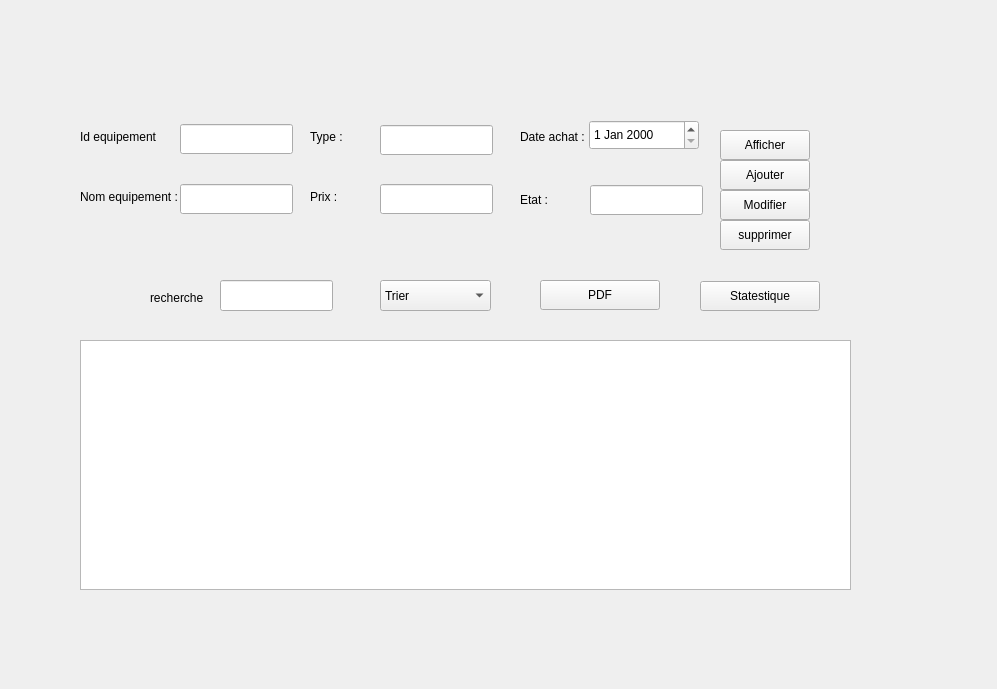
<?xml version="1.0" encoding="UTF-8"?>
<ui version="4.0">
 <class>gestion_equipement</class>
 <widget class="QWidget" name="gestion_equipement">
  <property name="geometry">
   <rect>
    <x>0</x>
    <y>0</y>
    <width>997</width>
    <height>689</height>
   </rect>
  </property>
  <property name="windowTitle">
   <string>Gestion Equipement</string>
  </property>
  <widget class="QLineEdit" name="lineEdit_id">
   <property name="geometry">
    <rect>
     <x>180</x>
     <y>124</y>
     <width>113</width>
     <height>30</height>
    </rect>
   </property>
  </widget>
  <widget class="QLineEdit" name="lineEdit_type">
   <property name="geometry">
    <rect>
     <x>380</x>
     <y>125</y>
     <width>113</width>
     <height>30</height>
    </rect>
   </property>
  </widget>
  <widget class="QLabel" name="label_3">
   <property name="geometry">
    <rect>
     <x>310</x>
     <y>130</y>
     <width>47</width>
     <height>14</height>
    </rect>
   </property>
   <property name="text">
    <string>Type :</string>
   </property>
  </widget>
  <widget class="QPushButton" name="pushButtonmodifier">
   <property name="geometry">
    <rect>
     <x>720</x>
     <y>190</y>
     <width>90</width>
     <height>30</height>
    </rect>
   </property>
   <property name="text">
    <string>Modifier</string>
   </property>
  </widget>
  <widget class="QPushButton" name="pushButtonsupprimer">
   <property name="geometry">
    <rect>
     <x>720</x>
     <y>220</y>
     <width>90</width>
     <height>30</height>
    </rect>
   </property>
   <property name="text">
    <string>supprimer</string>
   </property>
  </widget>
  <widget class="QLineEdit" name="lineEdit_etat">
   <property name="geometry">
    <rect>
     <x>590</x>
     <y>185</y>
     <width>113</width>
     <height>30</height>
    </rect>
   </property>
  </widget>
  <widget class="QLabel" name="label_2">
   <property name="geometry">
    <rect>
     <x>80</x>
     <y>190</y>
     <width>100</width>
     <height>14</height>
    </rect>
   </property>
   <property name="text">
    <string>Nom equipement :</string>
   </property>
  </widget>
  <widget class="QPushButton" name="pushButtonPDF">
   <property name="geometry">
    <rect>
     <x>540</x>
     <y>280</y>
     <width>120</width>
     <height>30</height>
    </rect>
   </property>
   <property name="text">
    <string>PDF</string>
   </property>
  </widget>
  <widget class="QLabel" name="label_4">
   <property name="geometry">
    <rect>
     <x>520</x>
     <y>130</y>
     <width>70</width>
     <height>14</height>
    </rect>
   </property>
   <property name="text">
    <string>Date achat :</string>
   </property>
  </widget>
  <widget class="QLabel" name="label_7">
   <property name="geometry">
    <rect>
     <x>150</x>
     <y>290</y>
     <width>61</width>
     <height>16</height>
    </rect>
   </property>
   <property name="text">
    <string>recherche</string>
   </property>
  </widget>
  <widget class="QLineEdit" name="rechercher_EQUIPEMENT">
   <property name="geometry">
    <rect>
     <x>220</x>
     <y>280</y>
     <width>113</width>
     <height>31</height>
    </rect>
   </property>
  </widget>
  <widget class="QLabel" name="label">
   <property name="geometry">
    <rect>
     <x>80</x>
     <y>130</y>
     <width>80</width>
     <height>14</height>
    </rect>
   </property>
   <property name="text">
    <string>Id equipement :</string>
   </property>
  </widget>
  <widget class="QLineEdit" name="lineEdit_prix">
   <property name="geometry">
    <rect>
     <x>380</x>
     <y>184</y>
     <width>113</width>
     <height>30</height>
    </rect>
   </property>
  </widget>
  <widget class="QPushButton" name="pushButtonajfficher">
   <property name="geometry">
    <rect>
     <x>720</x>
     <y>130</y>
     <width>90</width>
     <height>30</height>
    </rect>
   </property>
   <property name="text">
    <string>Afficher</string>
   </property>
  </widget>
  <widget class="QLineEdit" name="lineEdit_nom">
   <property name="geometry">
    <rect>
     <x>180</x>
     <y>184</y>
     <width>113</width>
     <height>30</height>
    </rect>
   </property>
  </widget>
  <widget class="QPushButton" name="pushButtonStatestique">
   <property name="geometry">
    <rect>
     <x>700</x>
     <y>281</y>
     <width>120</width>
     <height>30</height>
    </rect>
   </property>
   <property name="text">
    <string>Statestique</string>
   </property>
  </widget>
  <widget class="QPushButton" name="pushButtonajouter">
   <property name="geometry">
    <rect>
     <x>720</x>
     <y>160</y>
     <width>90</width>
     <height>30</height>
    </rect>
   </property>
   <property name="text">
    <string>Ajouter</string>
   </property>
  </widget>
  <widget class="QLabel" name="label_5">
   <property name="geometry">
    <rect>
     <x>520</x>
     <y>190</y>
     <width>41</width>
     <height>20</height>
    </rect>
   </property>
   <property name="text">
    <string>Etat :</string>
   </property>
  </widget>
  <widget class="QComboBox" name="trier_equipement">
   <property name="geometry">
    <rect>
     <x>380</x>
     <y>280</y>
     <width>111</width>
     <height>31</height>
    </rect>
   </property>
   <item>
    <property name="text">
     <string>Trier</string>
    </property>
   </item>
   <item>
    <property name="text">
     <string>Tri Par ID</string>
    </property>
   </item>
   <item>
    <property name="text">
     <string>Tri Par nom</string>
    </property>
   </item>
   <item>
    <property name="text">
     <string>Tri Par date</string>
    </property>
   </item>
  </widget>
  <widget class="QDateEdit" name="dateEdit_date">
   <property name="geometry">
    <rect>
     <x>589</x>
     <y>120</y>
     <width>110</width>
     <height>30</height>
    </rect>
   </property>
  </widget>
  <widget class="QLabel" name="label_6">
   <property name="geometry">
    <rect>
     <x>310</x>
     <y>190</y>
     <width>47</width>
     <height>14</height>
    </rect>
   </property>
   <property name="text">
    <string>Prix :</string>
   </property>
  </widget>
  <widget class="QTableView" name="tableView_equipement">
   <property name="geometry">
    <rect>
     <x>80</x>
     <y>340</y>
     <width>771</width>
     <height>250</height>
    </rect>
   </property>
  </widget>
 </widget>
 <resources/>
 <connections/>
</ui>
